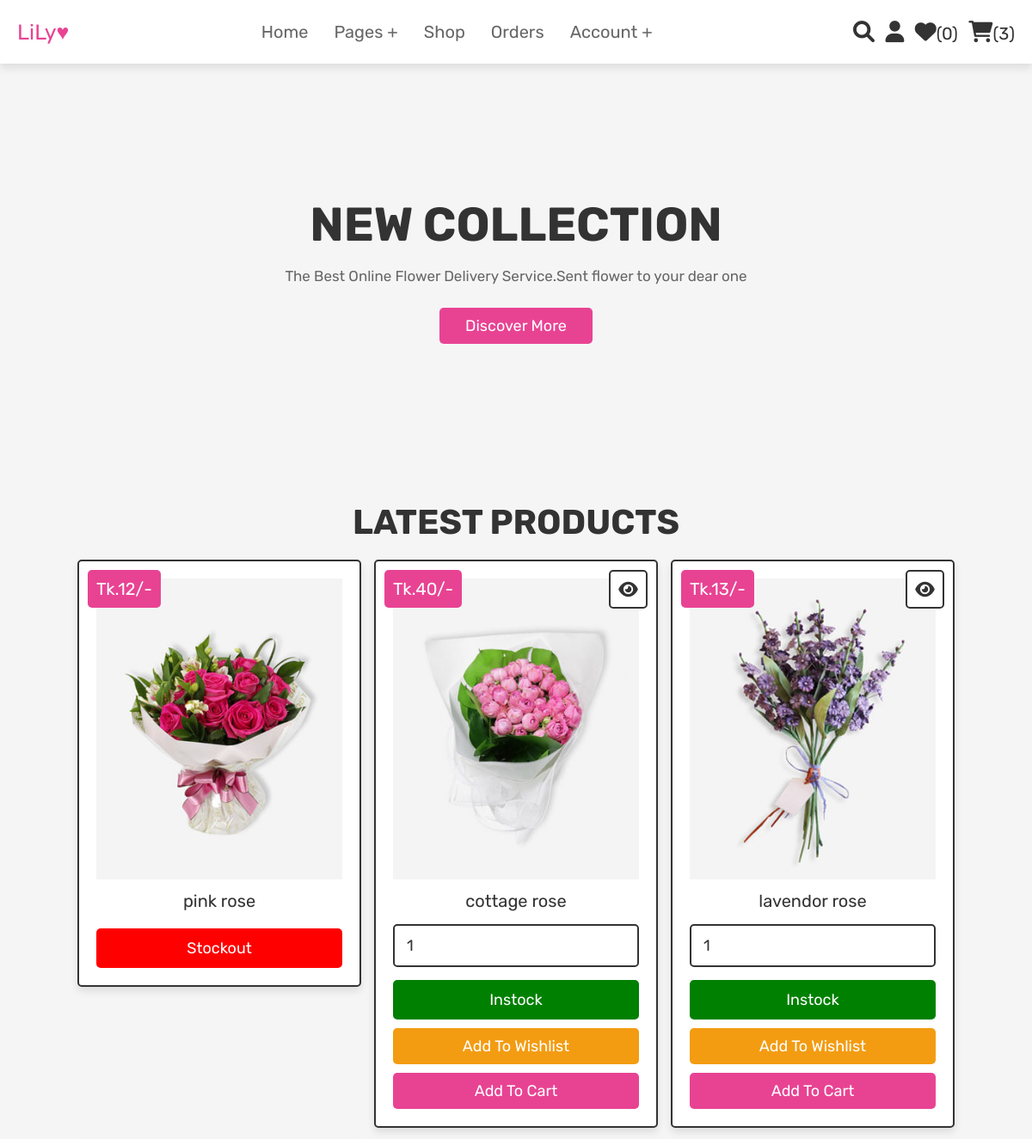
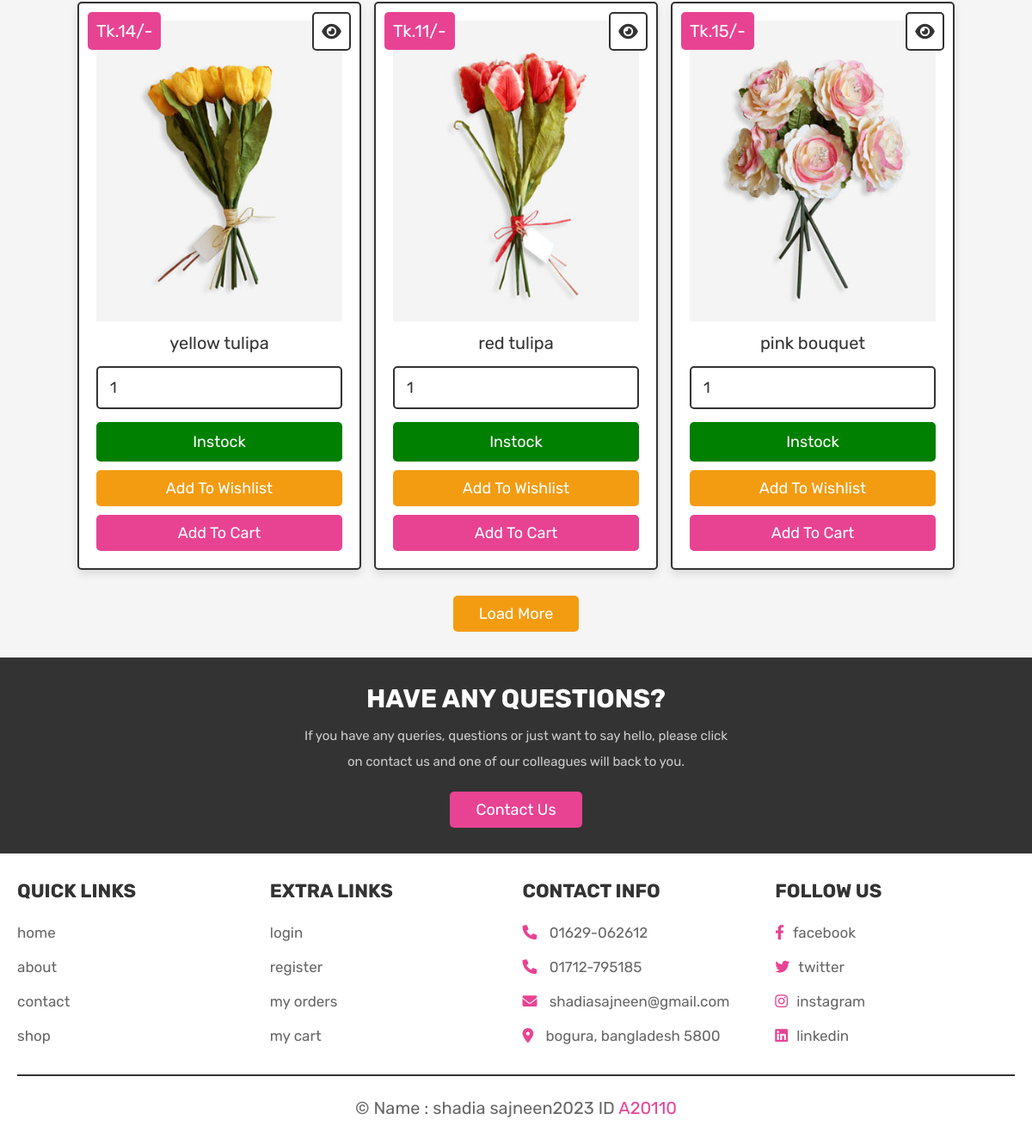
/home.php (signed in), run on the app's committed database (2 pictures, top to bottom).
### tables this page shows
CREATE TABLE `products` (
  `id` int(100) NOT NULL,
  `name` varchar(100) NOT NULL,
  `details` varchar(500) NOT NULL,
  `price` int(100) NOT NULL,
  `image` varchar(100) NOT NULL,
  `status` varchar(10) NOT NULL DEFAULT 'instock'
);

### home.php (the view, shortened to what this page needs)
<?php
@include 'config.php';
$user_id = $_SESSION['user_id'];
?>
<!DOCTYPE html>
<html lang="en">
<head>
   <link rel="stylesheet" href="https://cdnjs.cloudflare.com/ajax/libs/font-awesome/6.0.0/css/all.min.css">
   <link rel="stylesheet" href="css/style.css">
</head>
<body>
   <?php @include 'header.php'; ?>
   <section class="home">
      <div class="content">
         <h3>new collection</h3>
         <p>The Best Online Flower Delivery Service.Sent flower to your dear one</p>
         <a href="about.php" class="btn">discover more</a>
      </div>
   </section>
   <section class="products">
      <h1 class="title">latest products</h1>
      <div class="box-container">
         <?php
         $select_products = mysqli_query($conn, "SELECT * FROM `products` LIMIT 6") or die('query failed');
         if (mysqli_num_rows($select_products) > 0) {
            while ($fetch_products = mysqli_fetch_assoc($select_products)) {
         ?>
               <form action="" method="POST" class="box">
                  <?php
                  $stock = $fetch_products['status'];
                  if ($stock == 'instock') {
                  ?>
                     <a href="view_page.php?pid=<?php echo $fetch_products['id']; ?>" class="fas fa-eye"></a>
                  <?php
                  } else {
                  ?>
                     <a href="view_page.php?pid=<?php echo $fetch_products['id']; ?>" class="fas fa-eye" style="display: none;"></a>
                  <?php
                  }
                  ?>
                  <div class="price">Tk.<?php echo $fetch_products['price']; ?>/-</div>
                  <img src="uploaded_img/<?php echo $fetch_products['image']; ?>" alt="" class="image">
                  <div class="name"><?php echo $fetch_products['name']; ?></div>
                  <?php
                  $stock = $fetch_products['status'];
                  if ($stock == 'instock') {
                  ?>
                     <input type="number" name="product_quantity" value="1" min="0" class="qty">
                     <input type="button" value="<?php echo $stock; ?>" name="add_to_wishlist" class="option-btn" style="background-color: green; color:white;padding:12px;">
                     <input type="submit" value="add to wishlist" name="add_to_wishlist" class="option-btn">
                     <input type="submit" value="add to cart" name="add_to_cart" class="btn">
                  <?php
                  } else {
                  ?>
                     <input type="button" value="<?php echo $stock; ?>" name="add_to_wishlist" class="option-btn" style="background-color: red; color:white;padding:12px;">
                  <?php
                  }
                  ?>
               </form>
         <?php
            }
         } else {
            echo '<p class="empty">no products added yet!</p>';
         }
         ?>
      </div>
      <div class="more-btn">
         <a href="shop.php" class="option-btn">load more</a>
      </div>
   </section>
   <section class="home-contact">
      <div class="content">
         <h3>have any questions?</h3>
         <p>If you have any queries, questions or just want to say hello, please click on contact us and one of our colleagues will back to you.</p>
         <a href="contact.php" class="btn">contact us</a>
      </div>
   </section>
   <?php @include 'footer.php'; ?>
</body>
</html>

### header.php (shortened to what this page needs)
<header class="header">
    <div class="flex">
        <a href="home.php" class="logo">LiLy♥</a>
        <nav class="navbar">
            <ul>
                <li><a href="home.php">home</a></li>
                <li><a href="#">pages +</a>
                </li>
                <li><a href="shop.php">shop</a></li>
                <li><a href="orders.php">orders</a></li>
                <li><a href="#">account +</a>
                </li>
            </ul>
        </nav>
        <div class="icons">
            <a href="search_page.php" class="fas fa-search"></a>
            <div id="user-btn" class="fas fa-user"></div>
            <?php
                $select_wishlist_count = mysqli_query($conn, "SELECT * FROM `wishlist` WHERE user_id = '$user_id'") or die('query failed');
                $wishlist_num_rows = mysqli_num_rows($select_wishlist_count);
            ?>
            <a href="wishlist.php"><i class="fas fa-heart"></i><span>(<?php echo $wishlist_num_rows; ?>)</span></a>
            <?php
                $select_cart_count = mysqli_query($conn, "SELECT * FROM `cart` WHERE user_id = '$user_id'") or die('query failed');
                $cart_num_rows = mysqli_num_rows($select_cart_count);
            ?>
            <a href="cart.php"><i class="fas fa-shopping-cart"></i><span>(<?php echo $cart_num_rows; ?>)</span></a>
        </div>
    </div>
</header>

### footer.php
<section class="footer">
    <div class="box-container">
        <div class="box">
            <h3>quick links</h3>
            <a href="home.php">home</a>
            <a href="about.php">about</a>
            <a href="contact.php">contact</a>
            <a href="shop.php">shop</a>
        </div>
        <div class="box">
            <h3>extra links</h3>
            <a href="login.php">login</a>
            <a href="register.php">register</a>
            <a href="orders.php">my orders</a>
            <a href="cart.php">my cart</a>
        </div>
        <div class="box">
            <h3>contact info</h3>
            <p> <i class="fas fa-phone"></i> 01629-062612</p>
            <p> <i class="fas fa-phone"></i> 01712-795185 </p>
            <p> <i class="fas fa-envelope"></i> shadiasajneen@gmail.com </p>
            <p> <i class="fas fa-map-marker-alt"></i> bogura, bangladesh 5800 </p>
        </div>
        <div class="box">
            <h3>follow us</h3>
            <a href="#"><i class="fab fa-facebook-f"></i>facebook</a>
            <a href="#"><i class="fab fa-twitter"></i>twitter</a>
            <a href="#"><i class="fab fa-instagram"></i>instagram</a>
            <a href="#"><i class="fab fa-linkedin"></i>linkedin</a>
        </div>
    </div>
    <div class="credit">&copy; Name : shadia sajneen<?php echo date('Y'); ?> ID <span>A20110</span> </div>
</section>

### data on the page
products: price "12", image (picture), name "pink rose", add_to_wishlist "stockout"
products: price "40", image (picture), name "cottage rose", add_to_wishlist "instock"
products: price "13", image (picture), name "lavendor rose", add_to_wishlist "instock"
products: price "14", image (picture), name "yellow tulipa", add_to_wishlist "instock"
products: price "11", image (picture), name "red tulipa", add_to_wishlist "instock"
products: price "15", image (picture), name "pink bouquet", add_to_wishlist "instock"

### other printed values
$wishlist_num_rows "0"
$cart_num_rows "3"
